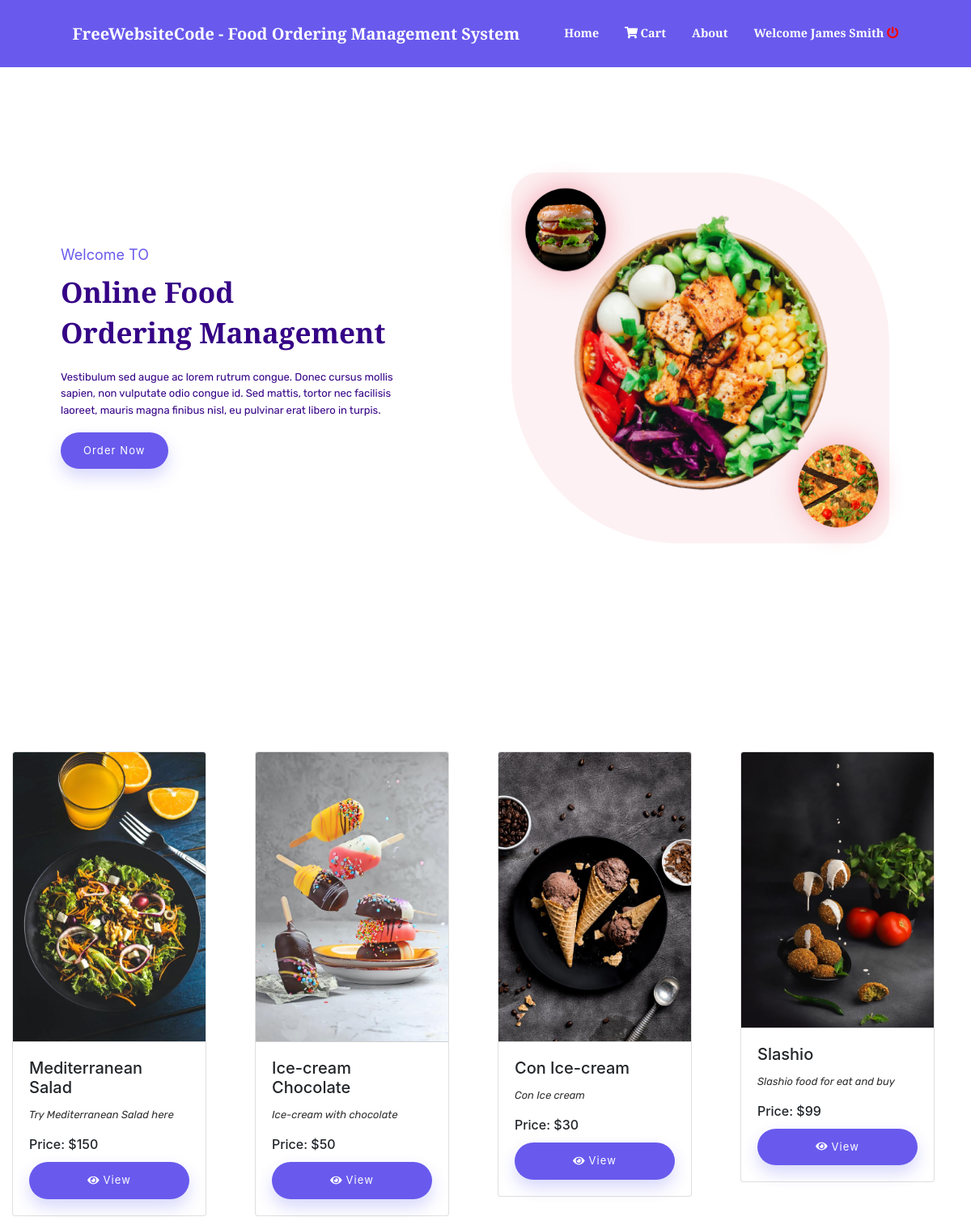
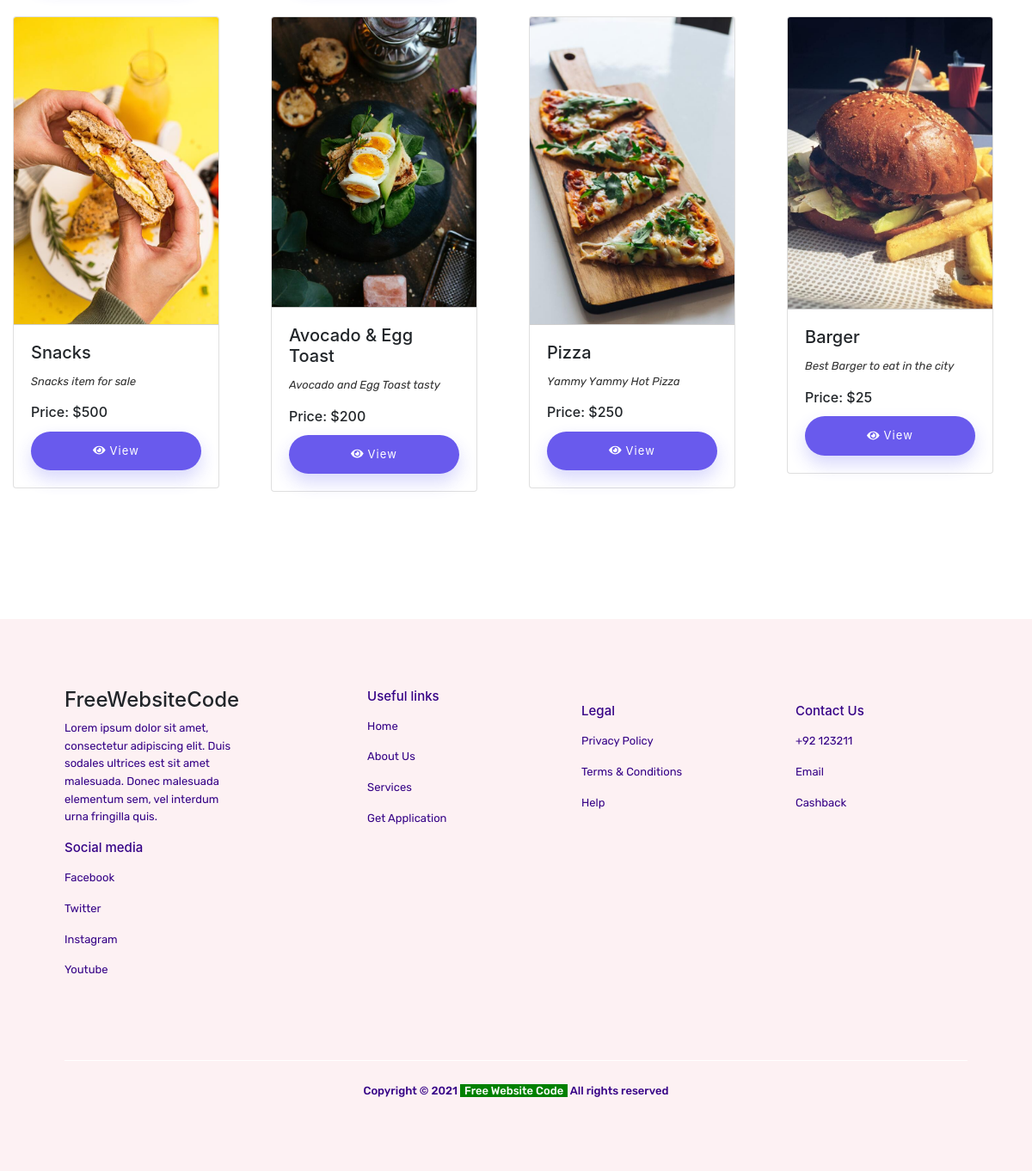
/foodorder/index.php (signed in), run on the app's committed database (2 pictures, top to bottom).
### tables this page shows
CREATE TABLE `product_list` (
  `id` int(30) NOT NULL,
  `category_id` int(30) NOT NULL,
  `name` varchar(100) NOT NULL,
  `description` text NOT NULL,
  `price` float NOT NULL DEFAULT 0,
  `img_path` text NOT NULL,
  `status` tinyint(1) NOT NULL DEFAULT 1 COMMENT '0= unavailable, 2 Available'
);

### foodorder/home.php (the view, shortened to what this page needs)
       <link href="css/main.css" rel="stylesheet" />
       <section class="home" id="home">
           <div class="container">
               <div class="home-wrapper d-grid">
                   <div class="col-left">
                       <h3>Welcome TO</h3>
                       <h1>Online Food <br>Ordering Management</h1>
                       <p>Vestibulum sed augue ac lorem rutrum congue. Donec cursus mollis sapien, non vulputate odio
                           congue id. Sed mattis, tortor nec facilisis laoreet, mauris magna finibus nisl, eu pulvinar
                           erat libero in turpis. </p>
                       <a href="#" class="btn">Order Now</a>
                   </div>
                   <div class="col-right">
                       <img data-tilt src="./assets/img/hero-img.png" alt="Home image" class="image img-fluid">
                   </div>
               </div>
           </div>
       </section>
<section class="page-section" id="menu">
       <div id="menu-field" class="card-deck">
               <?php
                   include'admin/db_connect.php';
                   $qry = $conn->query("SELECT * FROM  product_list order by rand() ");
                   while($row = $qry->fetch_assoc()):
                   ?>
                   <div class="col-lg-3" style="margin-bottom: 20px;">
                    <div class="card menu-item ">
                       <img src="assets/img/<?php echo $row['img_path'] ?>" class="card-img-top" alt="...">
                       <div class="card-body">
                         <h5 class="card-title"><?php echo $row['name'] ?></h5>
                         <p class="card-text truncate"><?php echo $row['description'] ?></p>
                         <h6 class="card-title">Price: $<?php echo $row['price'] ?></h6>
                         <div class="text-center">
                             <button class="btn btn-sm btn-outline-primary view_prod btn-block" data-id=<?php echo $row['id'] ?>><i class="fa fa-eye"></i> View</button>
                         </div>
                       </div>
                     </div>
                     </div>
                   <?php endwhile; ?>
       </div>
   </section>

### foodorder/css/main.css (style rules this page uses)
:root { --color-first: #695aed; --color-second: #350286; --color-third: #fdf1f3; --color-white: #fff; --text-large: 60px; --text-medium: 23px; --text-regular: 13px; --font-weight-thin: 300; --font-weight-regular: 400; --font-weight-medium: 500; --font-weight-bold: 700; --box-shadow-main: 0px 20px 40px rgba(0, 0, 0, 0.08); --border-radius: 10px; --animate: all 0.3s ease-in-out; }
* { padding: 0; margin: 0; box-sizing: border-box; scroll-behavior: smooth; line-height: 1.3; font-family: "Rubik", sans-serif; }
a { text-decoration: none; }
p { font-size: var(--text-regular); font-weight: var(--font-weight-regular); color: var(--color-second); line-height: 159.1%; }
h1, h2 { color: var(--color-second); font-size: var(--text-large); font-weight: var(--font-weight-bold); line-height: 71px; margin-bottom: 25px; text-transform: capitalize; }
h3 { color: var(--color-first); font-size: var(--text-medium); font-weight: var(--font-weight-regular); margin-bottom: 13px; }
.img-fluid { width: 100%; }
.container { width: 100%; max-width: 1140px; margin: 0 auto; }
.d-grid { display: grid; gap: 20px; }
.btn { position: relative; display: inline-block; padding: 13px 28px; font-size: var(--text-regular); font-weight: var(--font-weight-regular); background-color: var(--color-first); color: var(--color-white); border-radius: 50px; letter-spacing: 1.1px; box-shadow: 0px 10px 20px rgba(58, 62, 240, 0.2); transition: var(--animate); text-align: center; text-transform: capitalize; border: 0px; cursor: pointer; }
.home-wrapper { padding-top: 83px; height: 100%; min-height: 100vh; align-items: center; }
.home-wrapper .col-left p { width: 450px; }
@media (min-width: 1024px) and (max-width: 1230px) { .container { width: 90%; } }
@media (max-width: 1200px) { :root { --text-large: 35px; --text-medium: 18px; } }
@media (max-width: 1200px) { h1, h2 { line-height: 50px; margin-bottom: 20px; } }
@media (max-width: 1200px) { h3 { margin-bottom: 10px; } }

### foodorder/home.php (style rules this page uses)
.image { animation: move 1.2s infinite ease-in-out alternate; }

### data on the page
product_list: img_path (picture), name "Mediterranean Salad", description "Try Mediterranean Salad here", price "150"
product_list: img_path (picture), name "Ice-cream Chocolate", description "Ice-cream with chocolate", price "50"
product_list: img_path (picture), name "Con Ice-cream", description "Con Ice cream", price "30"
product_list: img_path (picture), name "Slashio", description "Slashio food for eat and buy", price "99"
product_list: img_path (picture), name "Snacks", description "Snacks item for sale", price "500"
product_list: img_path (picture), name "Avocado & Egg Toast", description "Avocado and Egg Toast tasty", price "200"
product_list: img_path (picture), name "Pizza", description "Yammy Yammy Hot Pizza", price "250"
product_list: img_path (picture), name "Barger", description "Best Barger to eat in the city", price "25"

### other printed values
$_SESSION['setting_name'] "FreeWebsiteCode - Food Ordering Management System"
$_SESSION['login_first_name'] "James"
$_SESSION['login_last_name'] "Smith"
